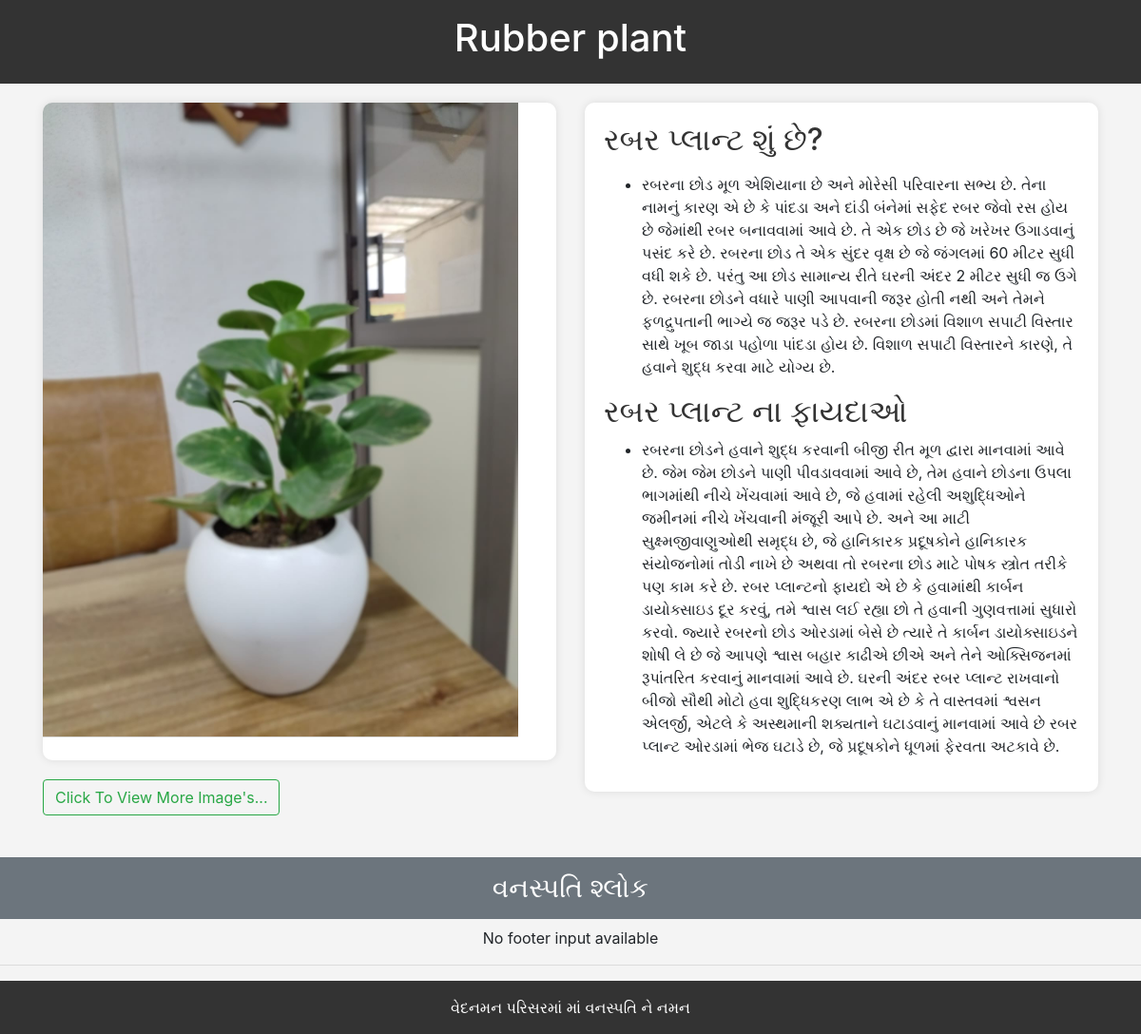
/myRead.php?id=10, run on the app's committed database.
### tables this page shows
CREATE TABLE plantsData (
        id INTEGER PRIMARY KEY AUTOINCREMENT,
        heading TEXT,
        main_title TEXT,
        main_description TEXT,
        benefits_title TEXT,
        benefits_description TEXT,
        input_file BLOB
    , footer_input TEXT);

### myRead.php (the view, shortened to what this page needs)
<?php
include 'db_connection.php';
if (isset($_GET['id'])) {
    $id = $_GET['id'];
    $stmt = $conn->prepare("SELECT * FROM plantsData WHERE id=?");
    $stmt->execute([$id]);
    $result = $stmt->fetch();
} else {
    header('Location: index.php');
}
?>
<!DOCTYPE html>
<html lang="en">
<head>
    <link rel="stylesheet" href="https://stackpath.bootstrapcdn.com/bootstrap/4.5.2/css/bootstrap.min.css">
</head>
<body>
    <header>
        <h1>
            <?= $result['heading']; ?>
        </h1>
    </header>
    <section class="container">
        <div class="row">
            <div class="col-md-6">
                <div class="plant-card">
                    <?php
                    if (!empty($result['input_file'])) {
                        $imageArray = explode(',', $result['input_file']);
                        if (!empty($imageArray)) {
                            echo '<div class="row">';
                            echo '<div class="col-md-12 mb-4">';
                            echo '<img src="' . $imageArray[0] .'" alt="Image" class="img-fluid " style="width:500px !important">';
                            echo '</div>';
                            echo '</div>';
                        } else {
                            echo '<p>No images available</p>';
                        }
                    } else {
                        echo '<p>No image available</p>';
                    }
                    ?>
                </div>
                <div>
                    <a href="gallery.php?id=<?php echo $id; ?>" class="btn btn-outline-success">Click To View More Image's...</a>
                </div><br>
            </div>
            <div class="col-md-6">
                <div class="plant-card">
                    <div class="card-body">
                        <h2 class="card-title">
                            <?= $result['main_title']; ?>
                        </h2>
                        <p class="card-text">
                        <ul>
                            <li>
                                <?= $result['main_description']; ?>
                            </li>
                        </ul>
                        </p>
                        <h2>
                            <?= $result['benefits_title']; ?>
                        </h2>
                        <ul>
                            <li>
                                <?= $result['benefits_description']; ?>
                            </li>
                        </ul>
                    </div>
                </div>
            </div>
        </div>
    </section>
    <center>
        <h3>
            <div class="p-3 mb-2 bg-secondary text-white">વનસ્પતિ શ્લોક</div>
        </h3>
        <?php
            if(isset($result['footer_input'])) {
                echo $result['footer_input'];
            } else {
                echo "No footer input available";
            }
        ?>
    </center>
    <hr>
    <footer>
        <div style="cursor: pointer;">વેદનમન પરિસરમાં માં વનસ્પતિ ને નમન</div>
    </footer>
</body>
</html>

### myRead.php (style rules this page uses)
body { background-color: #f4f4f4; }
header { background-color: #333; color: #fff; text-align: center; padding: 1em 0; }
section { padding: 20px; }
h2 { color: #333; }
.plant-card { border: none; border-radius: 10px; box-shadow: 0 0 10px rgba(0, 0, 0, 0.1); overflow: hidden; margin-bottom: 20px; background-color: #fff; transition: transform 0.3s; }
img { max-width: 100%; height: auto; border-bottom: 1px solid #ddd; }
footer { text-align: center; padding: 1em 0; background-color: #333; color: #fff; }

### data on the page
plantsdata: heading "Rubber plant", input_file (picture), main_title "રબર પ્લાન્ટ શું છે?", main_description "રબરના છોડ મૂળ એશિયાના છે અને મોરેસી પરિવારના સભ્ય છે. તેના નામનું કારણ એ છે કે પાંદડા અને દાંડી બંનેમાં સફેદ રબર જેવો રસ હોય છે જેમાંથી રબર બનાવવામાં આવે છે. તે એક છોડ છે જે ખરેખર ઉગાડવાનું પસંદ કરે છે. રબરના છોડ તે એક સુંદર વૃક્ષ છે જે જંગલમાં 60 મીટર સુધી વધી શકે છે. પરંતુ આ છોડ સામાન્ય રીતે ઘરની અંદર 2 મીટર સુધી જ ઉગે છે. રબરના છોડને વધારે પાણી આપવાની જરૂર હોતી નથી અને તેમને ફળદ્રુપતાની ભાગ્યે જ જરૂર પડે છે. રબરના છોડમાં વિશાળ સપાટી વિસ્તાર સાથે ખૂબ જાડા પહોળા પાંદડા હોય છે. વિશાળ સપાટી વિસ્તારને કારણે, તે હવાને શુદ્ધ કરવા માટે યોગ્ય છે.", benefits_title "રબર પ્લાન્ટ ના ફાયદાઓ", benefits_description "રબરના છોડને હવાને શુદ્ધ કરવાની બીજી રીત મૂળ દ્વારા માનવામાં આવે છે. જેમ જેમ છોડને પાણી પીવડાવવામાં આવે છે, તેમ હવાને છોડના ઉપલા ભાગમાંથી નીચે ખેંચવામાં આવે છે, જે હવામાં રહેલી અશુદ્ધિઓને જમીનમાં નીચે ખેંચવાની મંજૂરી આપે છે. અને આ માટી સુક્ષ્મજીવાણુઓથી સમૃદ્ધ છે, જે હાનિકારક પ્રદૂષકોને હાનિકારક સંયોજનોમાં તોડી નાખે છે અથવા તો રબરના છોડ માટે પોષક સ્ત્રોત તરીકે પણ કામ કરે છે. રબર પ્લાન્ટનો ફાયદો એ છે કે હવામાંથી કાર્બન ડાયોક્સાઇડ દૂર કરવું, તમે શ્વાસ લઈ રહ્યા છો તે હવાની ગુણવત્તામાં સુધારો કરવો. જ્યારે રબરનો છોડ ઓરડામાં બેસે છે ત્યારે તે કાર્બન ડાયોક્સાઇડને શોષી લે છે જે આપણે શ્વાસ બહાર કાઢીએ છીએ અને તેને ઓક્સિજનમાં રૂપાંતરિત કરવાનું માનવામાં આવે છે. ઘરની અંદર રબર પ્લાન્ટ રાખવાનો બીજો સૌથી…"
